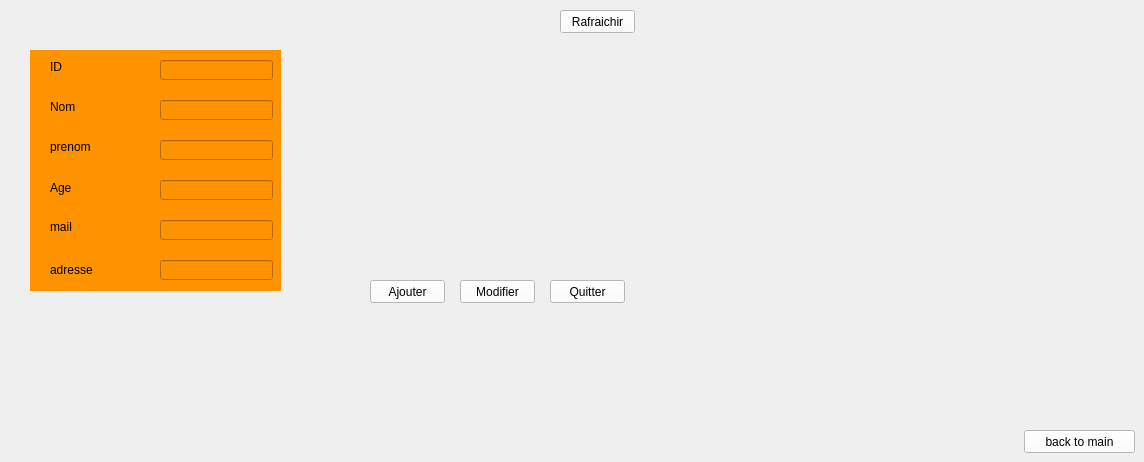
      <widget class="QWidget" name="tab_ajouter_emp">
       <attribute name="title">
        <string>Ajouter</string>
       </attribute>
       <widget class="QPushButton" name="pushButton_ajouter_E">
        <property name="geometry">
         <rect>
          <x>370</x>
          <y>280</y>
          <width>75</width>
          <height>23</height>
         </rect>
        </property>
        <property name="styleSheet">
         <string notr="true">background-color: rgb(255, 255, 255);</string>
        </property>
        <property name="text">
         <string>Ajouter</string>
        </property>
       </widget>
       <widget class="QPushButton" name="pushButton_quitter">
        <property name="geometry">
         <rect>
          <x>550</x>
          <y>280</y>
          <width>75</width>
          <height>23</height>
         </rect>
        </property>
        <property name="styleSheet">
         <string notr="true">background-color: rgb(255, 255, 255);</string>
        </property>
        <property name="text">
         <string>Quitter</string>
        </property>
       </widget>
       <widget class="QPushButton" name="pushButton_modifier_E">
        <property name="geometry">
         <rect>
          <x>460</x>
          <y>280</y>
          <width>75</width>
          <height>23</height>
         </rect>
        </property>
        <property name="styleSheet">
         <string notr="true">background-color: rgb(255, 255, 255);</string>
        </property>
        <property name="text">
         <string>Modifier</string>
        </property>
       </widget>
       <widget class="QPushButton" name="pushButton_rafraichir_E">
        <property name="geometry">
         <rect>
          <x>560</x>
          <y>10</y>
          <width>75</width>
          <height>23</height>
         </rect>
        </property>
        <property name="styleSheet">
         <string notr="true">background-color: rgb(255, 255, 255);</string>
        </property>
        <property name="text">
         <string>Rafraichir</string>
        </property>
       </widget>
       <widget class="QPushButton" name="pushButton_rafraichir_E_2">
        <property name="geometry">
         <rect>
          <x>1024</x>
          <y>430</y>
          <width>111</width>
          <height>23</height>
         </rect>
        </property>
        <property name="styleSheet">
         <string notr="true">background-color: rgb(255, 255, 255);</string>
        </property>
        <property name="text">
         <string>back to main</string>
        </property>
       </widget>
       <widget class="QWidget" name="widget_10" native="true">
        <property name="geometry">
         <rect>
          <x>30</x>
          <y>50</y>
          <width>251</width>
          <height>241</height>
         </rect>
        </property>
        <property name="styleSheet">
         <string notr="true">background-color: rgb(255, 147, 0);
border-color: rgb(255, 255, 255);</string>
        </property>
        <widget class="QLineEdit" name="lineEdit_id_3">
         <property name="geometry">
          <rect>
           <x>130</x>
           <y>10</y>
           <width>113</width>
           <height>20</height>
          </rect>
         </property>
        </widget>
        <widget class="QLabel" name="label_id_c">
         <property name="geometry">
          <rect>
           <x>20</x>
           <y>10</y>
           <width>47</width>
           <height>13</height>
          </rect>
         </property>
         <property name="text">
          <string>ID</string>
         </property>
        </widget>
        <widget class="QLineEdit" name="lineEdit_nom">
         <property name="geometry">
          <rect>
           <x>130</x>
           <y>50</y>
           <width>113</width>
           <height>20</height>
          </rect>
         </property>
        </widget>
        <widget class="QLabel" name="label_cin_c">
         <property name="geometry">
          <rect>
           <x>20</x>
           <y>50</y>
           <width>47</width>
           <height>13</height>
          </rect>
         </property>
         <property name="text">
          <string>Nom</string>
         </property>
        </widget>
        <widget class="QLineEdit" name="lineEdit_prenom">
         <property name="geometry">
          <rect>
           <x>130</x>
           <y>90</y>
           <width>113</width>
           <height>20</height>
          </rect>
         </property>
        </widget>
        <widget class="QLabel" name="label_nom_c">
         <property name="geometry">
          <rect>
           <x>20</x>
           <y>90</y>
           <width>47</width>
           <height>13</height>
          </rect>
         </property>
         <property name="text">
          <string>prenom</string>
         </property>
        </widget>
        <widget class="QLineEdit" name="lineEdit_age">
         <property name="geometry">
          <rect>
           <x>130</x>
           <y>130</y>
           <width>113</width>
           <height>20</height>
          </rect>
         </property>
        </widget>
        <widget class="QLabel" name="label_prenom_c">
         <property name="geometry">
          <rect>
           <x>20</x>
           <y>130</y>
           <width>71</width>
           <height>16</height>
          </rect>
         </property>
         <property name="text">
          <string>Age</string>
         </property>
        </widget>
        <widget class="QLineEdit" name="lineEdit_mail">
         <property name="geometry">
          <rect>
           <x>130</x>
           <y>170</y>
           <width>113</width>
           <height>20</height>
          </rect>
         </property>
        </widget>
        <widget class="QLabel" name="label_11">
         <property name="geometry">
          <rect>
           <x>20</x>
           <y>170</y>
           <width>47</width>
           <height>13</height>
          </rect>
         </property>
         <property name="text">
          <string>mail</string>
         </property>
        </widget>
        <widget class="QLineEdit" name="lineEdit_adresse">
         <property name="geometry">
          <rect>
           <x>130</x>
           <y>210</y>
           <width>113</width>
           <height>20</height>
          </rect>
         </property>
        </widget>
        <widget class="QLabel" name="label_30">
         <property name="geometry">
          <rect>
           <x>20</x>
           <y>210</y>
           <width>47</width>
           <height>20</height>
          </rect>
         </property>
         <property name="text">
          <string>adresse</string>
         </property>
        </widget>
       </widget>
      </widget>
